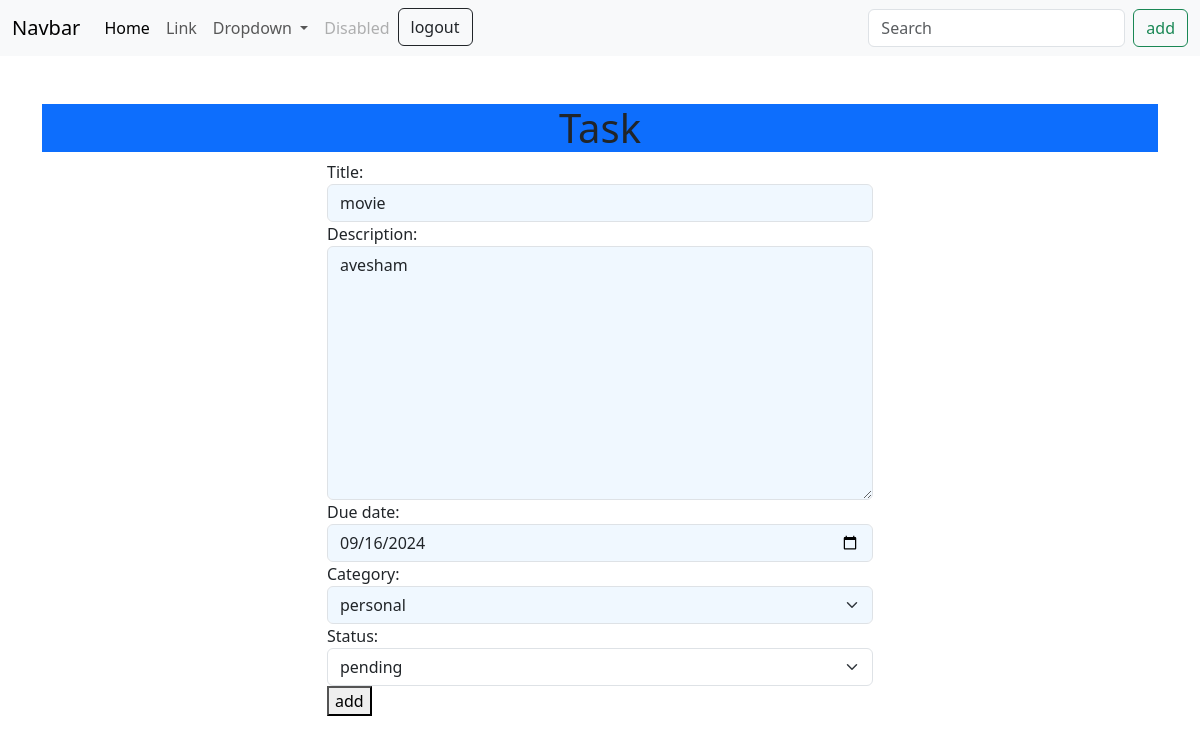
Screenshot of /tasks/9/change (signed in) with the database file from the repository.
### notesworks/models.py (models this page shows, shortened)
class Task(models.Model):
    title=models.CharField(max_length=200)
    description=models.TextField()
    created_date=models.DateTimeField(auto_now_add=True)
    due_date=models.DateTimeField(null=True)
    category_choices=(
        ("personal","personal"),
        ("business","business")
    )
    category=models.CharField(max_length=200,choices=category_choices,default="personal")
    status_choices=(
        ("pending","pending"),
        ("in-progress","in-progress"),
        ("done","done")
    )
    status=models.CharField(max_length=200,choices=status_choices,default="pending")
    user=models.ForeignKey(User,on_delete=models.CASCADE)

### notesworks/views.py (the view, shortened to what this page needs)
# urls.py: path('tasks/<int:pk>/change',views.TaskUpdateView.as_view(),name='task-update'),
@method_decorator(decs,name="dispatch")
class TaskUpdateView(View):
    def get(self,request,*args,**kwargs):
        id=kwargs.get("pk")
        task_obj=Task.objects.get(id=id)
        form_instance=TaskForm(instance=task_obj)
        form_instance.fields["status"]=forms.ChoiceField(choices=Task.status_choices,widget=forms.Select(attrs={"class":"form-control form-select"}),initial=task_obj.status)
        return render(request,"task_edit.html",{"form":form_instance})

### notesworks/forms.py
class TaskForm(forms.ModelForm):
    class Meta:
        model=Task
        exclude=("created_date","status","user")
        widgets={
            "title":forms.TextInput(attrs={"class":"form-control",'style': 'background-color: #f0f8ff;'}),
            "description":forms.Textarea(attrs={"class":"form-control",'style': 'background-color: #f0f8ff;'}),
            "due_date":forms.DateInput(attrs={"class":"form-control","type":"date",'style': 'background-color: #f0f8ff;'}),
            "category":forms.Select(attrs={"class":"form-control form-select",'style': 'background-color: #f0f8ff;'}),
            "user":forms.TextInput(attrs={"class":"form-control",'style': 'background-color: #f0f8ff;'})
        }

### notesworks/templates/task_edit.html (shortened to what this page needs)
{%extends "base.html"%}
{%block main_block%}
<div class="container style: background-color: #f0f8ff;">
    <h1 class="type text d-flex align-items-center justify-content-center mt-5 bg-primary">Task</h1>
    <div class="row">
        <div class="col-3"></div>
        <div class="col-6">
            <form action="" method="post">
                {{form}}
                <button type="submit">add</button>
            </form>
        </div>
        <div class="col-3"></div>
    </div>
</div>
{%endblock%}

### rows the page displays
Task: title "movie", description "avesham", due_date "09/16/2024", category "personal", status "pending"
